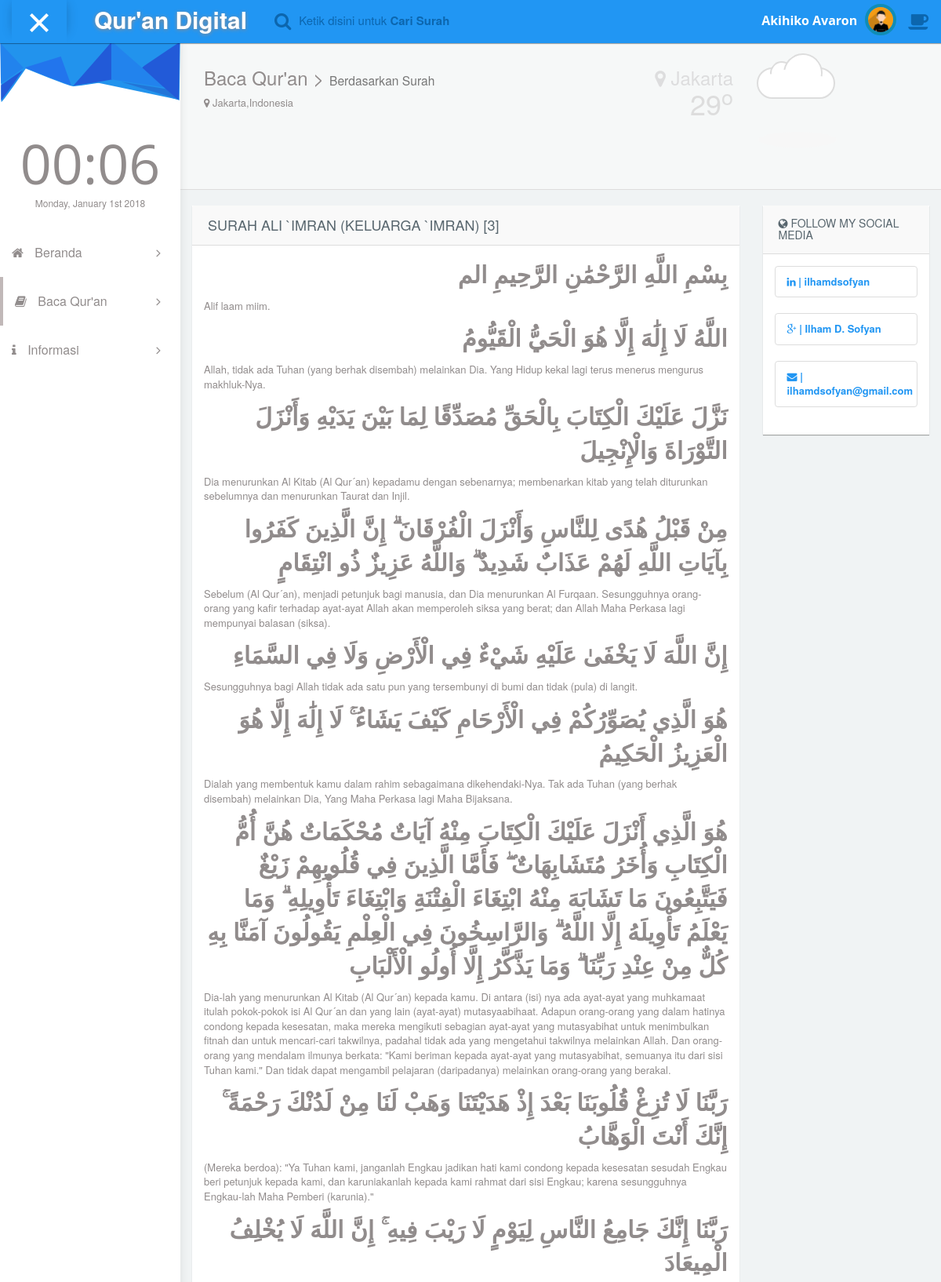
Page /baca/dari-surah/3 (upper part) on the committed database.
### tables this page shows
CREATE TABLE `daftarsurat` (
  `index` int(11) NOT NULL AUTO_INCREMENT,
  `surat_indonesia` varchar(50) NOT NULL,
  `surat_arab` varchar(50) NOT NULL,
  `arti` varchar(100) NOT NULL,
  `jumlah_ayat` int(11) NOT NULL,
  `tempat_turun` varchar(50) NOT NULL,
  `urutan_pewahyuan` int(11) NOT NULL,
  PRIMARY KEY (`index`)
);

CREATE TABLE `quran_ar` (
  `QuranID` int(11) NOT NULL,
  `ChapterID` int(11) DEFAULT NULL,
  `VerseIdBegin` int(11) DEFAULT NULL,
  `VerseIdEnd` int(11) DEFAULT NULL,
  `AyahText` text
);

CREATE TABLE `quran_id` (
  `QuranID` int(11) NOT NULL,
  `ChapterID` int(11) DEFAULT NULL,
  `VerseIdBegin` int(11) DEFAULT NULL,
  `VerseIdEnd` int(11) DEFAULT NULL,
  `AyahText` text
);

### application/controllers/Surah.php (called while the page is built, shortened)
<?php
class Surah extends CI_Controller {
	public function readSurah($index)
	{
		$data['surah'] = $this->mainmodel->getSurah(array('index' => $index), null, false);
		$data['ayah_id'] = $this->mainmodel->getAyah('id', array('ChapterID' => $index));
		$data['ayah_ar'] = $this->mainmodel->getAyah('ar', array('ChapterID' => $index));
		$data['content_title'] = 'Baca Qur\'an';
		$data['content_subtitle'] = 'Berdasarkan Surah';
		$data['content_file'] = 'content/baca_surah';
		$data['content_css'] = 'content/css/baca_surah';
		$data['content_js'] = 'content/js/baca_surah';
		$this->load->view('template/index', $data);
	}
}

### application/models/Mainmodel.php (called while the page is built, shortened)
<?php
class Mainmodel extends CI_Model {
	public function getSurah($params=array(), $columns='', $all=true, $groupBy='', $orderBy=array())
	{
		if (!empty($params)) {
			$this->db->where($params);
		}
		$data = $this->db->get('daftarsurat');
		if ($all) {
			$ret = $data->result_array();
		}
		else {
			$ret = $data->row_array();
		}
		return $ret;
	}
	public function getAyah($lang='ina', $params=array(), $columns='', $all=true, $groupBy='', $orderBy=array())
	{
		$table = ($lang == 'id') ? 'quran_id' : 'quran_ar';
		if (!empty($params)) {
			$this->db->where($params);
		}
		$data = $this->db->get($table);
		if ($all) {
			$ret = $data->result_array();
		}
		else {
			$ret = $data->row_array();
		}
		return $ret;
	}
}

### index.php (called while the page is built, shortened)
<?php
require_once BASEPATH.'core/CodeIgniter.php';

### application/views/content/baca_surah.php (the view)
<div class="panel">
	<div class="panel-heading">
		<h4 class="text-uppercase"><?php echo $surah['surat_indonesia'] . ' ('. $surah['arti'] .')' . ' ['. $surah['index'] .']' ?></h4>
	</div>
	<div class="panel-body">
		<?php foreach ($ayah_ar as $key => $value): ?>
			<p lang="ar" dir="rtl" style="font-weight: bold; font-size: 30px"> <?php echo $value['AyahText'] ?> </p>
			<p><?php echo $ayah_id[$key]['AyahText'] ?></p>
		<?php endforeach ?>
	</div>
</div>

### rows in the picture
daftarsurat: surat_indonesia "SURAH ALI `IMRAN", arti "KELUARGA `IMRAN", index "3"
quran_ar: AyahText "بِسْمِ اللَّهِ الرَّحْمَٰنِ الرَّحِيمِ الم"
quran_id: AyahText "Alif laam miim."
quran_ar: AyahText "اللَّهُ لَا إِلَٰهَ إِلَّا هُوَ الْحَيُّ الْقَيُّومُ"
quran_id: AyahText "Allah, tidak ada Tuhan (yang berhak disembah) melainkan Dia. Yang Hidup kekal lagi terus menerus mengurus makhluk-Nya."
quran_ar: AyahText "نَزَّلَ عَلَيْكَ الْكِتَابَ بِالْحَقِّ مُصَدِّقًا لِمَا بَيْنَ يَدَيْهِ وَأَنْزَلَ التَّوْرَاةَ وَالْإِنْجِيلَ"
quran_id: AyahText "Dia menurunkan Al Kitab (Al Qur´an) kepadamu dengan sebenarnya; membenarkan kitab yang telah diturunkan sebelumnya dan menurunkan Taurat dan Injil."
quran_ar: AyahText "مِنْ قَبْلُ هُدًى لِلنَّاسِ وَأَنْزَلَ الْفُرْقَانَ ۗ إِنَّ الَّذِينَ كَفَرُوا بِآيَاتِ اللَّهِ لَهُمْ عَذَابٌ شَدِيدٌ ۗ وَاللَّهُ عَزِيزٌ ذُو انْتِقَامٍ"
quran_id: AyahText "Sebelum (Al Qur´an), menjadi petunjuk bagi manusia, dan Dia menurunkan Al Furqaan. Sesungguhnya orang-orang yang kafir terhadap ayat-ayat Allah akan memperoleh siksa yang berat; dan Allah Maha Perkasa lagi mempunyai balasan (siksa)."
quran_ar: AyahText "إِنَّ اللَّهَ لَا يَخْفَىٰ عَلَيْهِ شَيْءٌ فِي الْأَرْضِ وَلَا فِي السَّمَاءِ"
quran_id: AyahText "Sesungguhnya bagi Allah tidak ada satu pun yang tersembunyi di bumi dan tidak (pula) di langit."
quran_ar: AyahText "هُوَ الَّذِي يُصَوِّرُكُمْ فِي الْأَرْحَامِ كَيْفَ يَشَاءُ ۚ لَا إِلَٰهَ إِلَّا هُوَ الْعَزِيزُ الْحَكِيمُ"
quran_id: AyahText "Dialah yang membentuk kamu dalam rahim sebagaimana dikehendaki-Nya. Tak ada Tuhan (yang berhak disembah) melainkan Dia, Yang Maha Perkasa lagi Maha Bijaksana."
quran_ar: AyahText "هُوَ الَّذِي أَنْزَلَ عَلَيْكَ الْكِتَابَ مِنْهُ آيَاتٌ مُحْكَمَاتٌ هُنَّ أُمُّ الْكِتَابِ وَأُخَرُ مُتَشَابِهَاتٌ ۖ فَأَمَّا الَّذِينَ فِي قُلُوبِهِمْ زَيْغٌ فَيَتَّبِعُونَ مَا تَشَابَهَ مِنْهُ ابْتِغَاءَ الْفِتْنَةِ وَابْتِغَاءَ تَأْوِيلِهِ ۗ وَمَا يَعْلَمُ تَأْوِيلَهُ إِلَّا اللَّهُ ۗ وَالرَّاسِخُونَ فِي الْعِلْمِ يَقُولُونَ آمَنَّا بِهِ كُلٌّ مِنْ عِنْدِ رَبِّنَا ۗ وَمَا يَذَّكَّرُ إِلَّا أُولُو الْأَلْبَابِ"
quran_id: AyahText "Dia-lah yang menurunkan Al Kitab (Al Qur´an) kepada kamu. Di antara (isi) nya ada ayat-ayat yang muhkamaat itulah pokok-pokok isi Al Qur´an dan yang lain (ayat-ayat) mutasyaabihaat. Adapun orang-orang yang dalam hatinya condong kepada kesesatan, maka mereka mengikuti sebagian ayat-ayat yang mutasyabihat untuk menimbulkan fitnah dan untuk mencari-cari takwilnya, padahal tidak ada yang mengetahui takwilnya melainkan Allah. Dan orang-orang yang mendalam ilmunya berkata: \"Kami beriman kepada ayat-ayat yang mutasyabihat, semuanya itu dari sisi Tuhan kami.\" Dan tidak dapat mengambil pelajaran (daripadanya) melainkan orang-orang yang berakal."
quran_ar: AyahText "رَبَّنَا لَا تُزِغْ قُلُوبَنَا بَعْدَ إِذْ هَدَيْتَنَا وَهَبْ لَنَا مِنْ لَدُنْكَ رَحْمَةً ۚ إِنَّكَ أَنْتَ الْوَهَّابُ"
quran_id: AyahText "(Mereka berdoa): \"Ya Tuhan kami, janganlah Engkau jadikan hati kami condong kepada kesesatan sesudah Engkau beri petunjuk kepada kami, dan karuniakanlah kepada kami rahmat dari sisi Engkau; karena sesungguhnya Engkau-lah Maha Pemberi (karunia).\""
quran_ar: AyahText "رَبَّنَا إِنَّكَ جَامِعُ النَّاسِ لِيَوْمٍ لَا رَيْبَ فِيهِ ۚ إِنَّ اللَّهَ لَا يُخْلِفُ الْمِيعَادَ"

### other values in the picture
$values['title'] "Beranda"
$values['title'] "Baca Qur'an"
$values['title'] "Informasi"
$content_title "Baca Qur'an"
$content_subtitle "Berdasarkan Surah"
